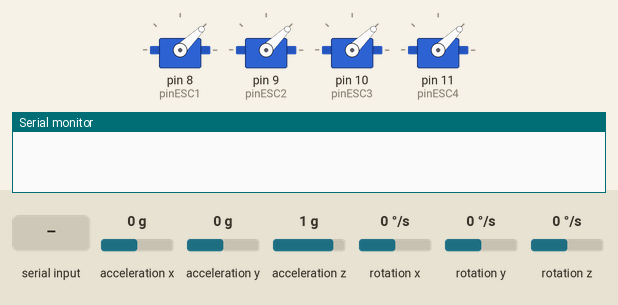
This sketch was run on a simulated Arduino Uno, built with avr-gcc and run on an emulated ATmega328P. Parts: 4 × servo, the last lines printed to the serial monitor. Inputs (shaded band) come from the test bench; at power-on: acceleration x 0 g, acceleration y 0 g, acceleration z 1 g, rotation x 0 °/s, rotation y 0 °/s, rotation z 0 °/s.

Above: at 11.2 s.
11.3 s: acceleration x set to -1.4 g
At 11.6 s:
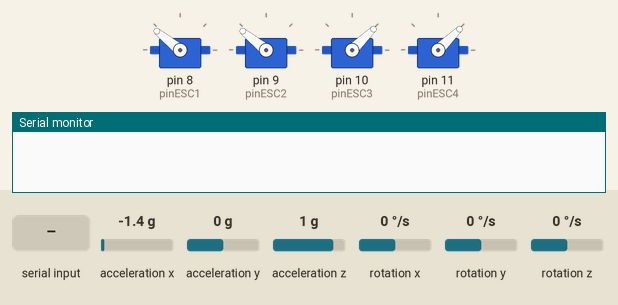
12.8 s: "1\n" received over the second serial link
15.3 s: acceleration y set to -1.4 g
At 16.3 s:
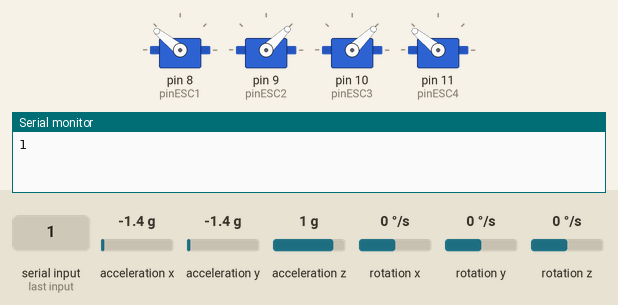
16.8 s: "90,45,200\n" received over the second serial link
19.3 s: acceleration y set to -1.1 g
20.8 s: acceleration y set to -0.8 g
At 22.1 s:
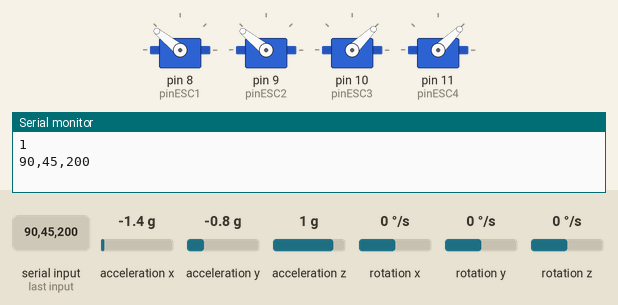
Timing chart, 0 to 23.3 s (numbered marks = the images above; inputs shaded):
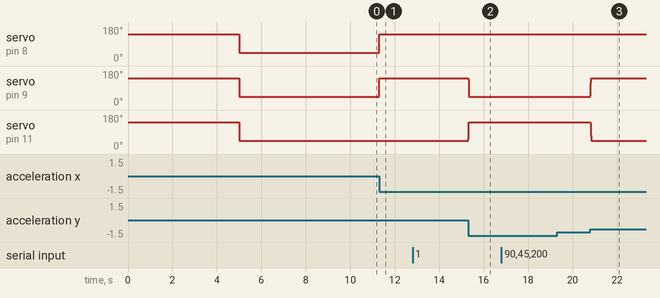

Measured:
- the behaviour switches between -1 and -0.9 g on acceleration y (found by bisection; images 2 and 3)
- after the input at 11.3 s, servo on pin 8 (pinESC1), servo on pin 9 (pinESC2): 44° → 141° at once
- after the input at 15.3 s, servo on pin 9 (pinESC2): 141° → 44° at once; servo on pin 11 (pinESC4): 44° → 141° at once
- after the input at 19.3 s, every drawn part: stays the same
- after the input at 20.8 s, servo on pin 9 (pinESC2): 44° → 141° at once; servo on pin 11 (pinESC4): 141° → 44° at once

The sketch:

Drone.ino
```cpp
#define pinESC1 8
#define pinESC2 9
#define pinESC3 10
#define pinESC4 11
#include <Servo.h>
#include <SoftwareSerial.h>
#include <Wire.h>
#include <MPU6050.h>

Servo esc1;
Servo esc2;
Servo esc3;
Servo esc4;

SoftwareSerial AT09(0, 1);

MPU6050 mpu;

int minSpeed = 1000;
int maxSpeed = 2000;
int speed = minSpeed;
int firstSpeed = minSpeed;
int secondSpeed = minSpeed;
int thirdSpeed = minSpeed;
int fourthSpeed = minSpeed;
bool started = false;
int specialSpeed = minSpeed;
char speedsArray[] = "1000,1000,1000,1000";

class Vector3D {
public:
  float x;
  float y;
  float z;
};

void setup() {
  Serial.begin(250000);
  AT09.begin(9600);
  Wire.begin();
  mpu.initialize();
  initializeESC();
}

void loop() {
  readBluetooth();
  if (started)
  {
    stabilizeFlight();
    updateEscSpeed();
  }
}

void readBluetooth()
{
  if (AT09.available() > 0)
  {
    String data = AT09.readString();
    Serial.print(data);

    char buf[sizeof(speedsArray)];
    data.toCharArray(buf, sizeof(buf));
    char *p = buf;
    char *str;
    int i = 1;
    while((str = strtok_r(p, ",", &p)) != NULL)
    {
      if (i == 1)
        firstSpeed = atoi(str);

      if (i == 2)
        secondSpeed = atoi(str);

      if (i == 3)
        thirdSpeed = atoi(str);

      if (i == 4)
        fourthSpeed = atoi(str);
      i++;
    }
    if (firstSpeed == 0 && secondSpeed == 0 && thirdSpeed == 0 && fourthSpeed == 0)
    {
      Serial.println("Parada de emergência iniciada");
      updateEscSpeed();
      started = false;
      Serial.println("Parada de emergência finalizada");
    }
  }
}

void initializeESC()
{
  // attach
  esc1.attach(pinESC1);
  esc2.attach(pinESC2);
  esc3.attach(pinESC3);
  esc4.attach(pinESC4);

  // max
  esc1.writeMicroseconds(maxSpeed);
  esc2.writeMicroseconds(maxSpeed);
  esc3.writeMicroseconds(maxSpeed);
  esc4.writeMicroseconds(maxSpeed);

  delay(5000);

  // min
  esc1.writeMicroseconds(minSpeed);
  esc2.writeMicroseconds(minSpeed);
  esc3.writeMicroseconds(minSpeed);
  esc4.writeMicroseconds(minSpeed);

  delay(5000);
  started = true;
}

void stabilizeFlight()
{
  Vector3D acceleration;
  acceleration.x = mpu.getAccelerationX() / 16384.0; // Divide by sensitivity scale factor
  acceleration.y = mpu.getAccelerationY() / 16384.0;
  acceleration.z = mpu.getAccelerationZ() / 16384.0;

  Vector3D gyro;
  gyro.x = mpu.getRotationX();
  gyro.y = mpu.getRotationY();
  gyro.z = mpu.getRotationZ();

  float rollAngle = atan2(acceleration.y, acceleration.z) * 180 / PI;
  float pitchAngle = atan2(-acceleration.x, sqrt(acceleration.y * acceleration.y + acceleration.z * acceleration.z)) * 180 / PI;

  float rollRate = gyro.x;
  float pitchRate = gyro.y;

  float rollOutput = map(rollAngle, -90, 90, -500, 500);
  float pitchOutput = map(pitchAngle, -90, 90, -500, 500);

  firstSpeed += pitchOutput - rollOutput;
  secondSpeed += pitchOutput + rollOutput;
  thirdSpeed -= pitchOutput - rollOutput;
  fourthSpeed -= pitchOutput + rollOutput;
}

void updateEscSpeed()
{
  NormalizeSpeeds();
  esc1.writeMicroseconds(firstSpeed);
  esc2.writeMicroseconds(secondSpeed);
  esc3.writeMicroseconds(thirdSpeed);
  esc4.writeMicroseconds(fourthSpeed);
}

void NormalizeSpeeds()
{
  if (firstSpeed < minSpeed)
    firstSpeed = minSpeed;
  if (firstSpeed > maxSpeed)
    firstSpeed = maxSpeed;

  if (secondSpeed < minSpeed)
    secondSpeed = minSpeed;
  if (secondSpeed > maxSpeed)
    secondSpeed = maxSpeed;

  if (thirdSpeed < minSpeed)
    thirdSpeed = minSpeed;
  if (thirdSpeed > maxSpeed)
    thirdSpeed = maxSpeed;

  if (fourthSpeed < minSpeed)
    fourthSpeed = minSpeed;
  if (fourthSpeed > maxSpeed)
    fourthSpeed = maxSpeed;
}
```
